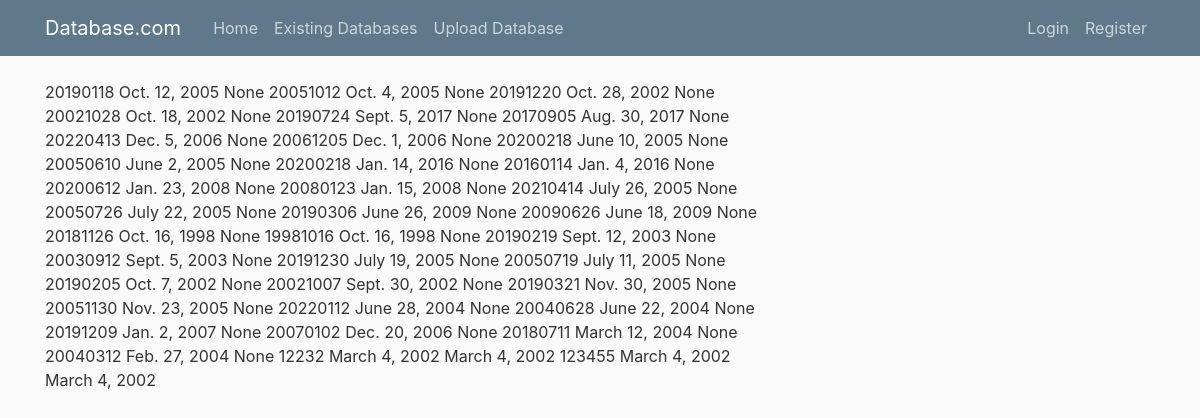
The app's page /index/ with its own data.
### SeniorPr3/models.py (models this page shows, shortened)
class data (models.Model):
    clip = models.IntegerField('clip')
    forclosuredate = models.DateField('Forclosure Date',max_length=255)
    boughtdate = models.DateField('Bought Date',max_length=255)
    mortgageamount = models.IntegerField('Mortagage Amount')
    recordingdate = models.DateField('Recording Date',max_length=255)
    mortgagedate = models.DateField('Mortgage date',max_length=255)

### SeniorPr3/views.py (the view)
# urls.py: path('index/', views.index, name='index'),
def index(request):
    z = data.objects.all()
    zd = { "info":z }
    return render(request, 'reading/index.html', zd)

### SeniorPr3/templates/reading/index.html
{% extends "reading/base.html" %}
{% block content%}
{% for info in info %}
    {{ info.clip }}
    {{ info.forclosuredate }}
    {{ info.boughtdate }}
    {{ info.mortgageamount }}
    {{ info.recordingdate }}
    {{ info.mortgagedate }}
{% endfor %}
{% endblock content%}

### SeniorPr3/templates/reading/base.html (shortened to what this page needs)
{%load static%}
<!DOCTYPE hmtl>
<html>
<head>
        <link rel="stylesheet" href="https://cdn.jsdelivr.net/npm/bootstrap@4.0.0/dist/css/bootstrap.min.css">
        <link rel="stylesheet" type="text/css" href="{% static 'main.css' %}">
</head>
<body>
    <header class="site-header">
        <nav class="navbar navbar-expand-md navbar-dark bg-steel fixed-top">
          <div class="container">
            <a class="navbar-brand mr-4" href=" ">Database.com</a>
            <div class="collapse navbar-collapse" id="navbarToggle">
              <div class="navbar-nav mr-auto">
                <a class="nav-item nav-link" href="{% url 'home'%} ">Home</a>
                <a class="nav-item nav-link" href="{% url 'index'%}">Existing Databases</a>
                <a class="nav-item nav-link" href="{% url 'addfile'%}">Upload Database</a>
              </div>
              <div class="navbar-nav">
                <a class="nav-item nav-link" href="#">Login</a>
                <a class="nav-item nav-link" href="{% url 'register'%}">Register</a>
              </div>
            </div>
          </div>
        </nav>
    </header>
    <main role="main" class="container">
      <div class="row">
        <div class="col-md-8">
          {% block content %}{% endblock %}
        </div>
      </div>
    </main>
</body>
</html>

### SeniorPr3/static/main.css (style rules this page uses)
body { background: #fafafa; color: #333333; margin-top: 5rem; }
.bg-steel { background-color: #5f788a; }
.site-header .navbar-nav .nav-link { color: #cbd5db; }

### records on screen
data: clip "20190118", forclosuredate "Oct. 12, 2005", boughtdate "None", mortgageamount "20051012", recordingdate "Oct. 4, 2005", mortgagedate "None"
data: clip "20191220", forclosuredate "Oct. 28, 2002", boughtdate "None", mortgageamount "20021028", recordingdate "Oct. 18, 2002", mortgagedate "None"
data: clip "20190724", forclosuredate "Sept. 5, 2017", boughtdate "None", mortgageamount "20170905", recordingdate "Aug. 30, 2017", mortgagedate "None"
data: clip "20220413", forclosuredate "Dec. 5, 2006", boughtdate "None", mortgageamount "20061205", recordingdate "Dec. 1, 2006", mortgagedate "None"
data: clip "20200218", forclosuredate "June 10, 2005", boughtdate "None", mortgageamount "20050610", recordingdate "June 2, 2005", mortgagedate "None"
data: clip "20200218", forclosuredate "Jan. 14, 2016", boughtdate "None", mortgageamount "20160114", recordingdate "Jan. 4, 2016", mortgagedate "None"
data: clip "20200612", forclosuredate "Jan. 23, 2008", boughtdate "None", mortgageamount "20080123", recordingdate "Jan. 15, 2008", mortgagedate "None"
data: clip "20210414", forclosuredate "July 26, 2005", boughtdate "None", mortgageamount "20050726", recordingdate "July 22, 2005", mortgagedate "None"
data: clip "20190306", forclosuredate "June 26, 2009", boughtdate "None", mortgageamount "20090626", recordingdate "June 18, 2009", mortgagedate "None"
data: clip "20181126", forclosuredate "Oct. 16, 1998", boughtdate "None", mortgageamount "19981016", recordingdate "Oct. 16, 1998", mortgagedate "None"
data: clip "20190219", forclosuredate "Sept. 12, 2003", boughtdate "None", mortgageamount "20030912", recordingdate "Sept. 5, 2003", mortgagedate "None"
data: clip "20191230", forclosuredate "July 19, 2005", boughtdate "None", mortgageamount "20050719", recordingdate "July 11, 2005", mortgagedate "None"
data: clip "20190205", forclosuredate "Oct. 7, 2002", boughtdate "None", mortgageamount "20021007", recordingdate "Sept. 30, 2002", mortgagedate "None"
data: clip "20190321", forclosuredate "Nov. 30, 2005", boughtdate "None", mortgageamount "20051130", recordingdate "Nov. 23, 2005", mortgagedate "None"
data: clip "20220112", forclosuredate "June 28, 2004", boughtdate "None", mortgageamount "20040628", recordingdate "June 22, 2004", mortgagedate "None"
data: clip "20191209", forclosuredate "Jan. 2, 2007", boughtdate "None", mortgageamount "20070102", recordingdate "Dec. 20, 2006", mortgagedate "None"
data: clip "20180711", forclosuredate "March 12, 2004", boughtdate "None", mortgageamount "20040312", recordingdate "Feb. 27, 2004", mortgagedate "None"
data: clip "12232", forclosuredate "March 4, 2002", boughtdate "March 4, 2002", mortgageamount "123455", recordingdate "March 4, 2002", mortgagedate "March 4, 2002"
